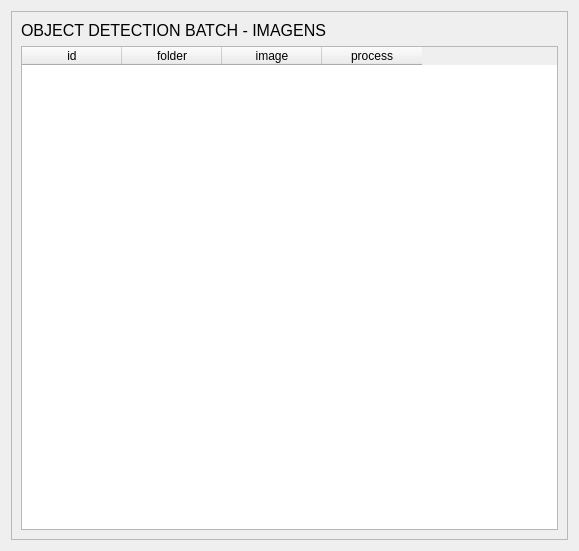
<?xml version="1.0" encoding="UTF-8"?>
<ui version="4.0">
 <class>Dialog</class>
 <widget class="QDialog" name="Dialog">
  <property name="geometry">
   <rect>
    <x>0</x>
    <y>0</y>
    <width>579</width>
    <height>551</height>
   </rect>
  </property>
  <property name="windowTitle">
   <string>Dialog</string>
  </property>
  <layout class="QGridLayout" name="gridLayout_2">
   <item row="0" column="0">
    <widget class="QFrame" name="frame">
     <property name="frameShape">
      <enum>QFrame::StyledPanel</enum>
     </property>
     <property name="frameShadow">
      <enum>QFrame::Raised</enum>
     </property>
     <layout class="QGridLayout" name="gridLayout">
      <item row="1" column="1">
       <widget class="QTableWidget" name="table">
        <column>
         <property name="text">
          <string>id</string>
         </property>
        </column>
        <column>
         <property name="text">
          <string>folder</string>
         </property>
        </column>
        <column>
         <property name="text">
          <string>image</string>
         </property>
        </column>
        <column>
         <property name="text">
          <string>process</string>
         </property>
        </column>
       </widget>
      </item>
      <item row="0" column="1">
       <widget class="QLabel" name="label">
        <property name="font">
         <font>
          <pointsize>12</pointsize>
         </font>
        </property>
        <property name="text">
         <string>OBJECT DETECTION BATCH - IMAGENS</string>
        </property>
       </widget>
      </item>
     </layout>
    </widget>
   </item>
  </layout>
 </widget>
 <resources/>
 <connections/>
</ui>
